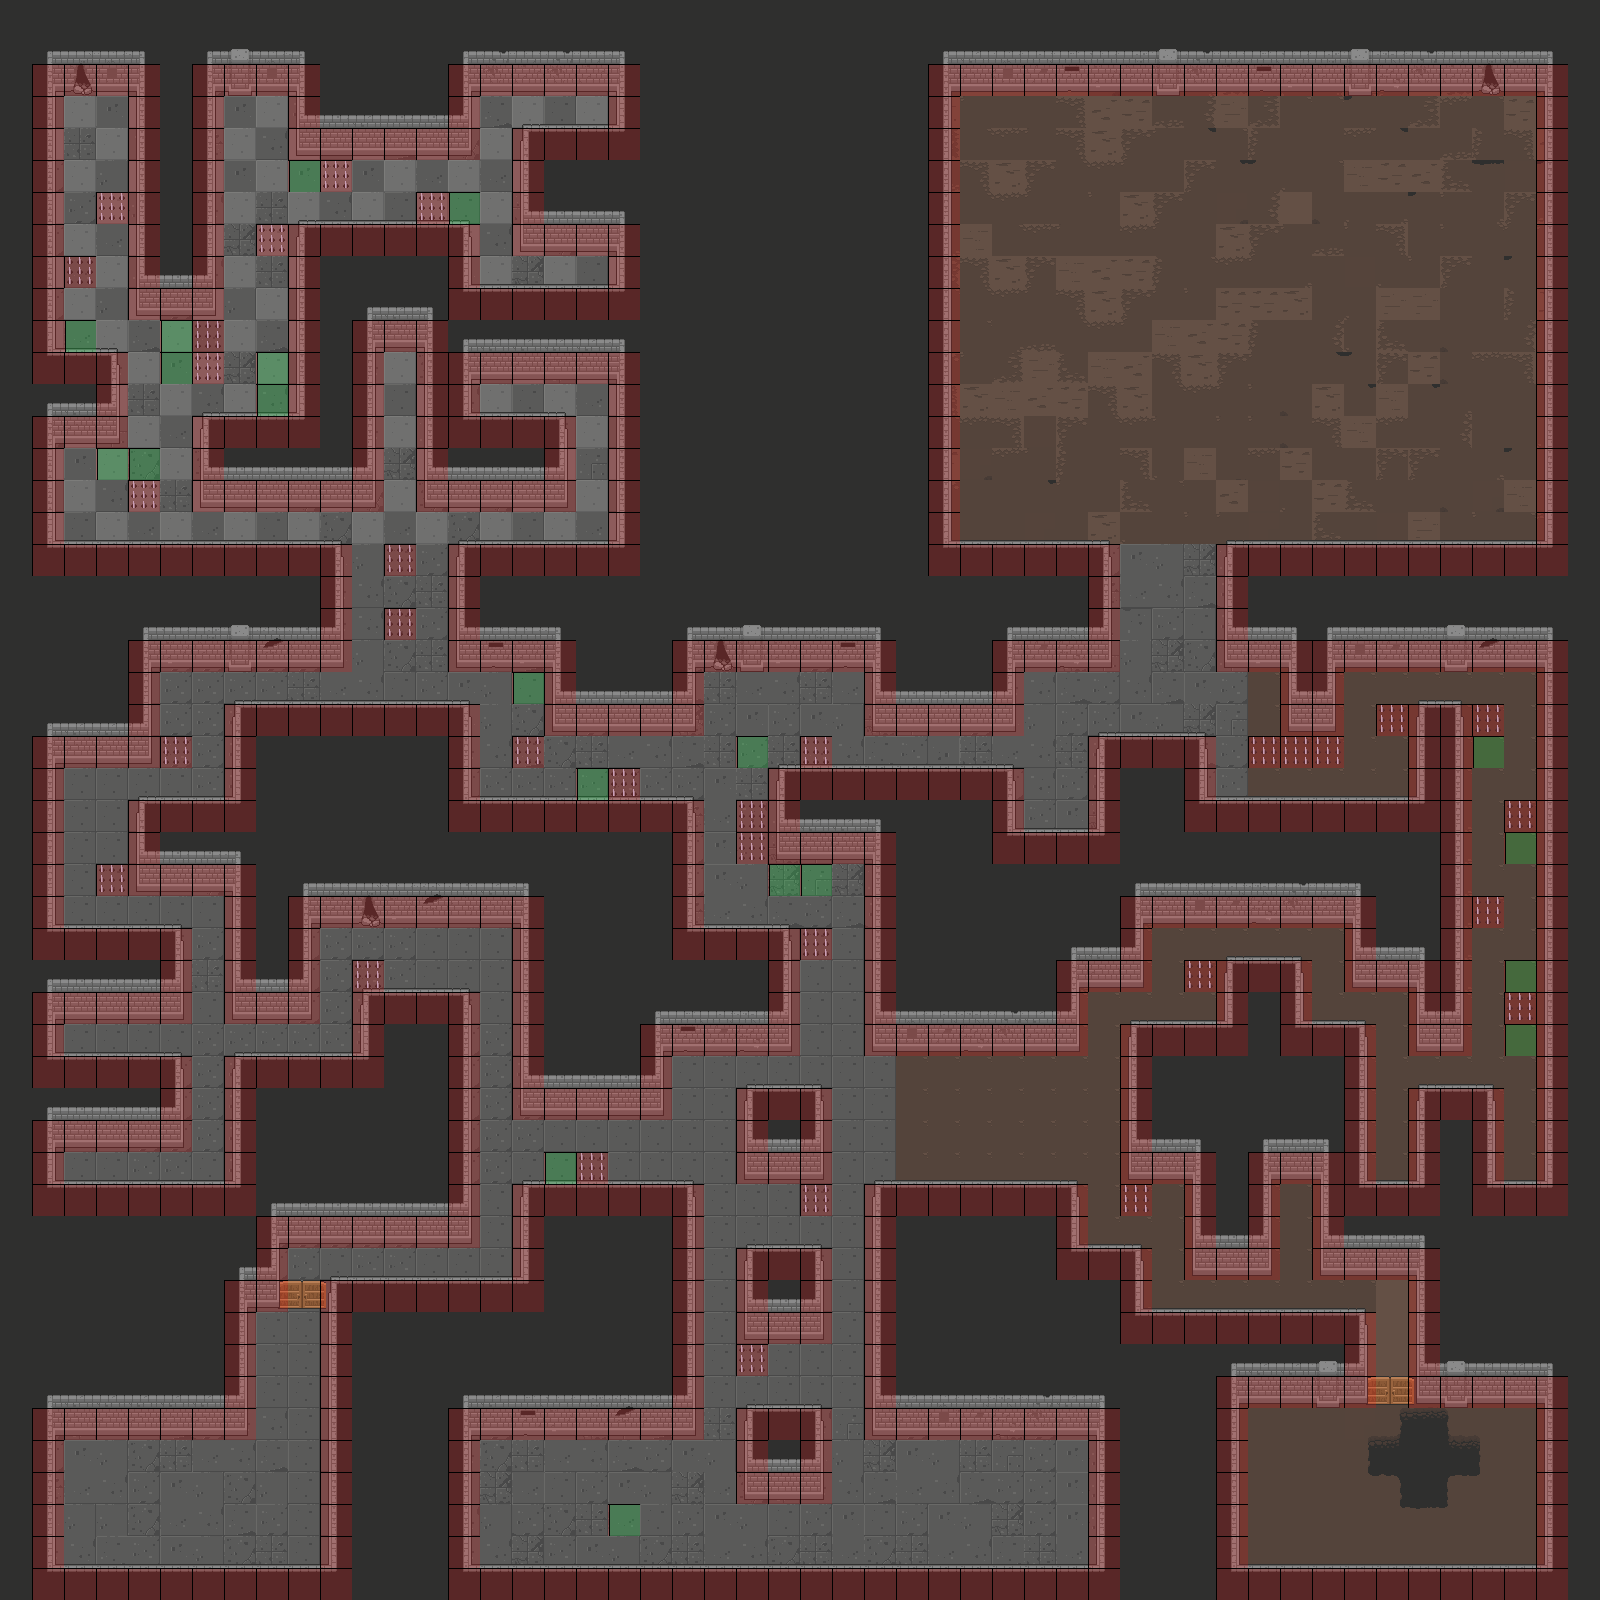

Tiled map render using the project's own tile images. Description and the map definition, with tile-layer contents summarised, below:
An orthogonal 50x50 tile map with 32x32 px tiles, 9 tile layers (Floor, die, door, brokenfloor, ...), 3 tilesets and 53 objects (22x 1, 14x 0, Battery_2, Battery_1, Battery_3, ...).

<map version="1.5" tiledversion="1.7.0" orientation="orthogonal" renderorder="right-down" width="50" height="50" tilewidth="32" tileheight="32" infinite="0" nextlayerid="13" nextobjectid="94">
 <tileset firstgid="1" source="GamemapObject.tsx" />
 <tileset firstgid="321" source="meta_tiles.tsx" />
 <tileset firstgid="323" source="Plant.tsx" />
 <layer id="1" name="Floor" width="50" height="50">
  <data>[2500 cells, 2500 non-empty, 65 distinct tile ids]</data>
 </layer>
 <layer id="10" name="die" width="50" height="50">
  <data>[2500 cells, 32 non-empty, 1 distinct tile ids]</data>
 </layer>
 <layer id="11" name="door" width="50" height="50" offsetx="12.6667" offsety="13.3333">
  <data>[2500 cells, 8 non-empty, 4 distinct tile ids]</data>
 </layer>
 <layer id="9" name="brokenfloor" width="50" height="50">
  <data>[2500 cells, 0 non-empty, 0 distinct tile ids]</data>
 </layer>
 <layer id="2" name="Wal" width="50" height="50">
  <data>[2500 cells, 1264 non-empty, 57 distinct tile ids]</data>
 </layer>
 <layer id="8" name="item" width="50" height="50">
  <data>[2500 cells, 0 non-empty, 0 distinct tile ids]</data>
 </layer>
 <layer id="12" name="Trap_plant" width="50" height="50">
  <data>[2500 cells, 20 non-empty, 1 distinct tile ids]</data>
 </layer>
 <objectgroup id="7" name="minions">
  <object id="58" name="minion_1" type="0" x="848" y="1104" />
  <object id="59" name="minion_2" type="1" x="720" y="912" />
  <object id="60" name="minion_3" type="0" x="720" y="1104" />
  <object id="61" name="minion_4" type="1" x="1520" y="1168" />
  <object id="62" name="minion_5" type="1" x="1392" y="1168" />
  <object id="63" name="minion_6" type="1" x="1296" y="944" />
  <object id="64" name="minion_7" type="1" x="1200" y="1296" />
  <object id="65" name="minion_8" type="0" x="1360" y="720" />
  <object id="66" name="minion_9" type="0" x="1488" y="816" />
  <object id="67" name="minion_10" type="1" x="1520" y="912" />
  <object id="68" name="minion_11" type="0" x="1488" y="1008" />
  <object id="69" name="minion_12" type="1" x="592" y="112" />
  <object id="70" name="minion_13" type="0" x="592" y="272" />
  <object id="71" name="minion_14" type="1" x="496" y="176" />
  <object id="72" name="minion_15" type="0" x="496" y="1072" />
  <object id="57" name="minion_16" type="1" x="496" y="1232" />
  <object id="73" name="minion_17" type="0" x="80" y="1040" />
  <object id="74" name="minion_18" type="1" x="80" y="1168" />
  <object id="75" name="minion_19" type="1" x="976" y="752" />
  <object id="76" name="minion_20" type="1" x="464" y="688" />
  <object id="77" name="minion_21" type="0" x="496" y="784" />
  <object id="78" name="minion_22" type="1" x="80" y="528" />
  <object id="79" name="minion_23" type="0" x="80" y="144" />
  <object id="80" name="minion_24" type="1" x="112" y="144" />
  <object id="81" name="minion_25" type="1" x="240" y="272" />
  <object id="82" name="minion_26" type="1" x="272" y="272" />
  <object id="83" name="minion_27" type="1" x="432" y="176" />
  <object id="85" name="minion_28" type="0" x="368" y="208" />
  <object id="86" name="minion_29" type="1" x="400" y="368" />
  <object id="87" name="minion_30" type="0" x="368" y="528" />
  <object id="88" name="minion_31" type="1" x="496" y="528" />
  <object id="89" name="minion_32" type="0" x="144" y="336" />
  <object id="90" name="minion_33" type="1" x="1360" y="752" />
  <object id="91" name="minion_34" type="1" x="80" y="816" />
  <object id="92" name="minion_35" type="1" x="112" y="816" />
  <object id="93" name="minion_36" type="0" x="752" y="784" />
 </objectgroup>
 <objectgroup id="6" name="Battery">
  <object id="2" name="Battery_2" x="720" y="750" />
  <object id="3" name="Battery_1" x="880" y="1137" />
  <object id="8" name="Battery_3" x="1520" y="1136.67" />
  <object id="11" name="Battery_4" x="1390.67" y="1136.67" />
  <object id="22" name="Battery_5" x="559.333" y="110" />
  <object id="23" name="Battery_6" x="560.667" y="270" />
  <object id="24" name="Battery_7" x="399.333" y="687.333" />
  <object id="39" name="Battery_8" x="240" y="111.333" />
  <object id="40" name="Battery_9" x="271.333" y="111.333" />
  <object id="41" name="Battery_10" x="400" y="398" />
  <object id="45" name="Battery_11" x="305.333" y="524.667" />
  <object id="46" name="Battery_12" x="592" y="526.667" />
  <object id="47" name="Battery_13" x="496.667" y="396.667" />
  <object id="50" name="Battery_14" x="591.333" y="430" />
  <object id="54" name="Battery_15" x="114" y="1038.67" />
  <object id="55" name="Battery_16" x="113.333" y="1164" />
 </objectgroup>
 <objectgroup id="5" name="Player">
  <object id="1" name="SpawnPoint" x="529" y="1519" />
 </objectgroup>
 <layer id="4" name="meta" width="50" height="50">
  <data>[2500 cells, 738 non-empty, 1 distinct tile ids]</data>
 </layer>
 <layer id="3" name="Trap" width="50" height="50">
  <data>[2500 cells, 32 non-empty, 1 distinct tile ids]</data>
 </layer>
</map>
